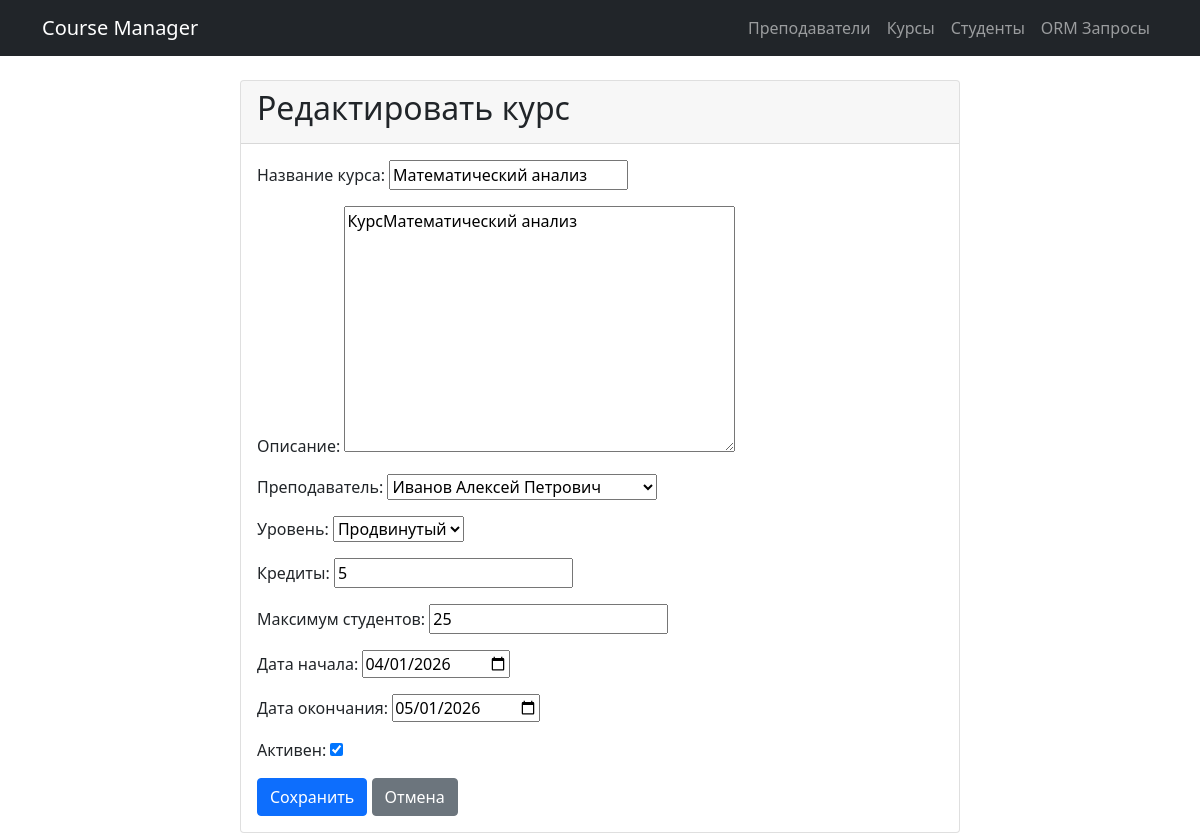
The page /schedule/courses/1/update/ on the database its author committed.
### schedule/models.py (models this page shows, shortened)
class Course(models.Model):
    LEVEL_CHOICES = [
        ('beginner', 'Начальный'),
        ('intermediate', 'Средний'),
        ('advanced', 'Продвинутый'),
    ]
    title = models.CharField(
        max_length=200,
        unique=True,
        verbose_name="Название курса",
        db_index=True
    )
    description = models.TextField(
        verbose_name="Описание"
    )
    teacher = models.ForeignKey(
        Teacher,
        on_delete=models.SET_NULL,
        null=True,
        blank=True,
        related_name='courses',
        verbose_name="Преподаватель"
    )
    level = models.CharField(
        max_length=20,
        choices=LEVEL_CHOICES,
        default='beginner',
        verbose_name="Уровень"
    )
    credits = models.PositiveIntegerField(
        default=3,
        verbose_name="Кредиты"
    )
    max_students = models.PositiveIntegerField(
        default=30,
        verbose_name="Максимум студентов"
    )
    start_date = models.DateField(
        verbose_name="Дата начала"
    )
    end_date = models.DateField(
        verbose_name="Дата окончания"
    )
    is_active = models.BooleanField(
        default=True,
        verbose_name="Активен"
    )
    created_at = models.DateTimeField(
        auto_now_add=True,
        verbose_name="Дата создания"
    )
    class Meta:
        verbose_name = "Курс"
        verbose_name_plural = "Курсы"

### schedule/views.py (the view, shortened to what this page needs)
# urls.py: path('courses/<int:pk>/update/', views.CourseUpdateView.as_view(), name='course_update'),
class CourseUpdateView(UpdateView):
    model = Course
    form_class = CourseForm
    template_name = 'schedule/course_form.html'
    success_url = reverse_lazy('schedule:course_list')

### schedule/forms.py
class CourseForm(forms.ModelForm):
    class Meta:
        model = Course
        fields = ['title', 'description', 'teacher', 'level', 'credits',
                  'max_students', 'start_date', 'end_date', 'is_active']
        widgets = {
            'start_date': forms.DateInput(attrs={'type': 'date'}),
            'end_date': forms.DateInput(attrs={'type': 'date'}),
        }
        labels = {
            'title': 'Название курса',
            'description': 'Описание',
            'teacher': 'Преподаватель',
            'level': 'Уровень',
            'credits': 'Кредиты',
            'max_students': 'Максимум студентов',
            'start_date': 'Дата начала',
            'end_date': 'Дата окончания',
            'is_active': 'Активен',
        }

### schedule/models.py (called while the page is built)
    @property
    def full_name(self):
        if self.patronymic:
            return f"{self.last_name} {self.first_name} {self.patronymic}"
        return f"{self.last_name} {self.first_name}"

    def __str__(self):
        return self.full_name

### schedule/templates/schedule/course_form.html (shortened to what this page needs)
{% extends 'schedule/base.html' %}
{% block content %}
<div class="container">
    <div class="row justify-content-center">
        <div class="col-md-8">
            <div class="card">
                <div class="card-header">
                    <h2>{% if form.instance.pk %}Редактировать курс{% else %}Добавить курс{% endif %}</h2>
                </div>
                <div class="card-body">
                    <form method="post">
                        {{ form.as_p }}
                        <div class="mt-3">
                            <button type="submit" class="btn btn-primary">Сохранить</button>
                            <a href="{% url 'schedule:course_list' %}" class="btn btn-secondary">Отмена</a>
                        </div>
                    </form>
                </div>
            </div>
        </div>
    </div>
</div>
{% endblock %}

### rows shown on the page
Course: title "Математический анализ", description "КурсМатематический анализ", teacher "Иванов Алексей Петрович", level "Продвинутый", credits "5", max_students "25", start_date "04/01/2026", end_date "05/01/2026", is_active "☑"
